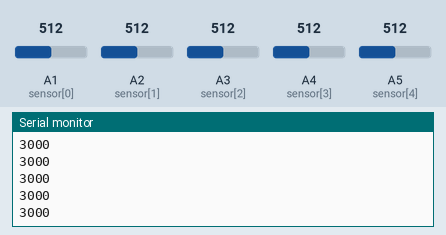
This sketch was run on a simulated Arduino Uno, built with avr-gcc and run on an emulated ATmega328P. On the bench: the last lines printed to the serial monitor. Inputs (shaded band) come from the test bench; at power-on: A1 (sensor[0]) = 512, A2 (sensor[1]) = 512, A3 (sensor[2]) = 512, A4 (sensor[3]) = 512, A5 (sensor[4]) = 512.

Above: at 1.2 s.
1.3 s: A1 (sensor[0]) set to 716
At 1.32 s:
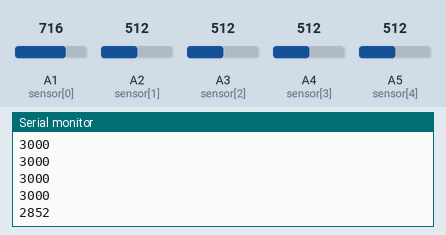
2.8 s: A2 (sensor[1]) set to 716
At 2.83 s:
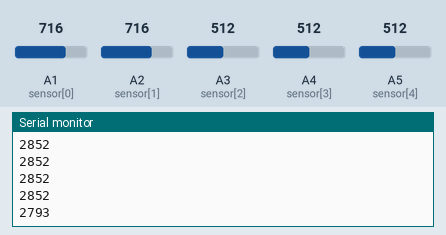
4.3 s: A3 (sensor[2]) set to 716
At 4.34 s:
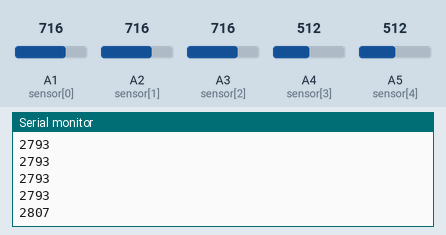
5.8 s: A4 (sensor[3]) set to 716
At 5.85 s:
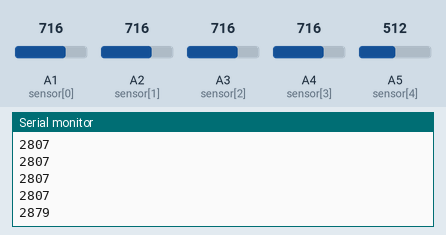
7.3 s: A5 (sensor[4]) set to 306
At 7.37 s:
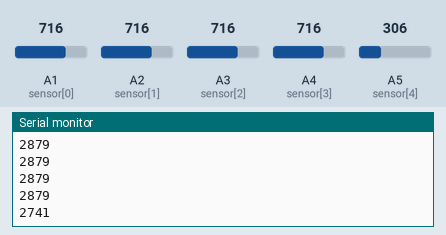
8.8 s: A1 (sensor[0]) set to 992
At 8.88 s:
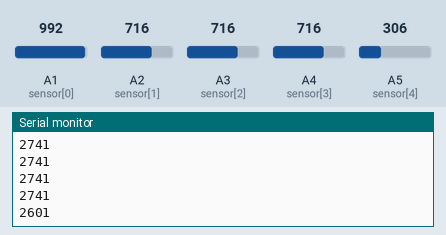
Timing chart, 0 to 11.3 s (numbered marks = the images above; inputs shaded):
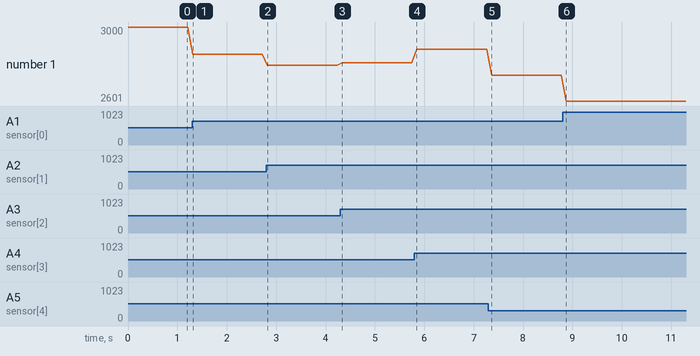

Measured:
- after the input at 1.3 s, the serial monitor: prints a new line at once (image 1)
- after the input at 2.8 s, the serial monitor: prints a new line at once (image 2)
- after the input at 4.3 s, the serial monitor: prints a new line at once (image 3)
- after the input at 5.8 s, the serial monitor: prints a new line after 0.05 s (image 4)
- after the input at 7.3 s, the serial monitor: prints a new line after 0.06 s (image 5)
- after the input at 8.8 s, the serial monitor: prints a new line after 0.07 s (image 6)
- plotted number 1: 3000 → 2852 after the input at 1.3 s, 2852 → 2793 after the input at 2.8 s, 2793 → 2807 after the input at 4.3 s, 2807 → 2879 after the input at 5.8 s, 2879 → 2741 after the input at 7.3 s

The sketch:

SETPOINT_FINDER.ino
```cpp
//#include <AFMotor.h>

//AF_DCMotor motorLeft(1, MOTOR12_1KHZ);
//AF_DCMotor motorRight(4, MOTOR12_1KHZ);

const int sensor[5] = {A1, A2, A3, A4, A5}; // Setting sensor array to analog pins

int sensorReadings[5] = {0, 0, 0, 0, 0}; // For storing sensor readings
long sensorWeighted;
long sensorSum;

int errorValue = 0;


void setup() {
for (int i = 0; i < 5; i++){
    pinMode(sensor[i], INPUT);
}
    Serial.begin(9600);
}

void loop() {
  sensorWeighted = 0L;
  sensorSum = 0L;
  long Position = 0L;

  for (int i = 0; i < 5; i++){
    sensorReadings[i] = analogRead(sensor[i]);
    sensorWeighted += sensorReadings[i] * (i+1) * 1000L;  // Calculating the weighted version of the sensor readings
    sensorSum += sensorReadings[i]; // Calculating sum of sensor readings
  }
  Position = sensorWeighted/sensorSum;
/*
for(int i = 0; i<5;i++){
  Serial.print("Sensor ");
  Serial.print(i+1);
  Serial.println(": ");
  Serial.println(sensorReadings[i]);
}
*/

  Serial.println(Position);
  delay(100);

}
```
